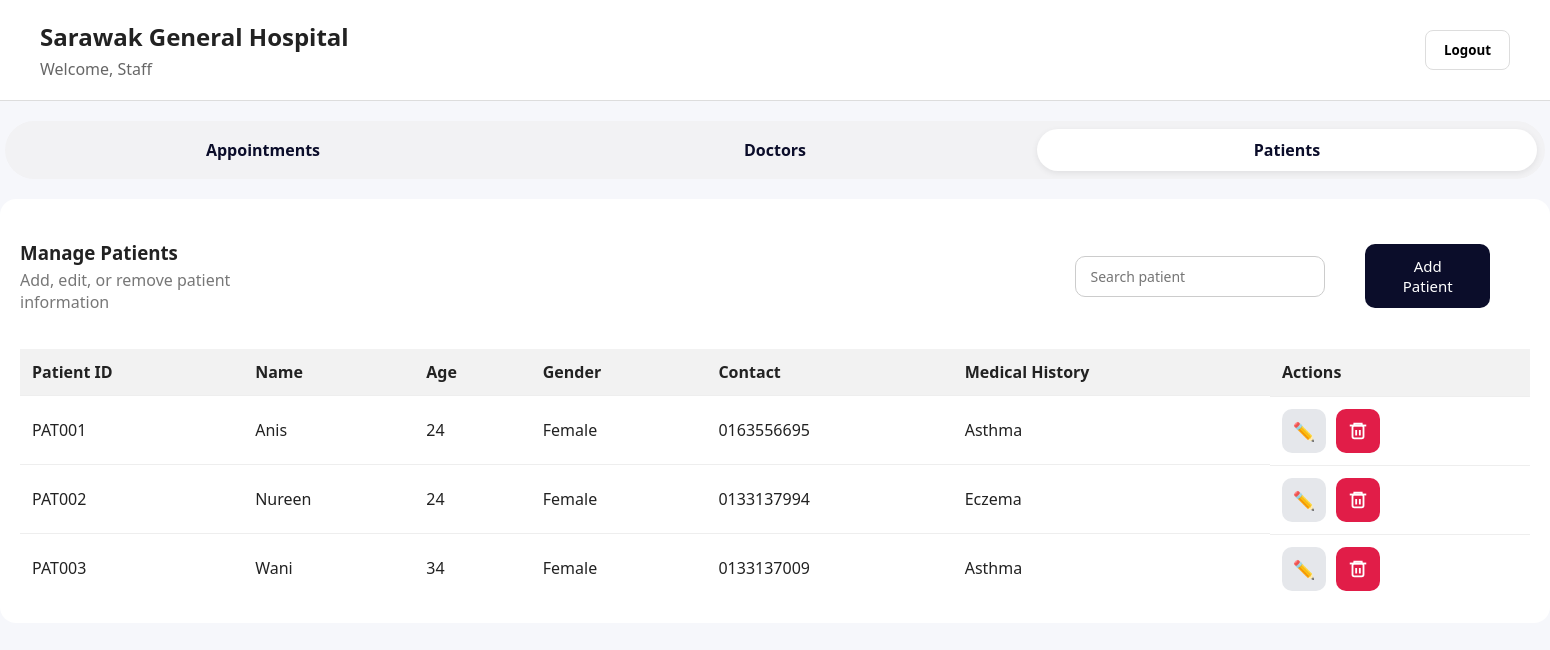
/appointment/managePatient.php, run on the app's committed database.
### tables this page shows
CREATE TABLE `patient` (
  `patientID` varchar(10) NOT NULL,
  `name` varchar(500) NOT NULL,
  `age` varchar(100) NOT NULL,
  `gender` varchar(40) NOT NULL,
  `contactNumber` varchar(50) NOT NULL,
  `medicalHistory` varchar(500) NOT NULL
);

### appointment/managePatient.php (the view, shortened to what this page needs)
<?php
include '../db/dbcon.php';
$patients = $conn->query("SELECT * FROM patient")->fetch_all(MYSQLI_ASSOC);
?>
<!DOCTYPE html>
    <head>
        <link rel="stylesheet" href="../css/patStyle.css"/>
    </head>
    <body>
        <div class = "header">
            <div>
                <h1>Sarawak General Hospital</h1>
                <p>Welcome, <?= htmlspecialchars($_SESSION['fullname'] ?? 'Staff'); ?></p>
            </div>
            <form method = "post" action = "../auth/logout.php">
                <button type = "Submit">Logout</button>
            </form>
        </div>
        <div class="topnav">
            <a href="manageAppointment.php">Appointments</a>
            <a href="manageDoctor.php">Doctors</a>
            <a class="active" href="managePatient.php">Patients</a>
        </div>
        <div class="cardheader">
            <div class="card-header">
                <div>
                    <h3>Manage Patients</h3>
                    <p>Add, edit, or remove patient information</p>
                </div>
                <div class="search-bar">
                    <input type="text" id="searchInput" placeholder="Search patient">
                </div>
                <div class = "button_add_ptn">
                    <button onclick = "formAddPtn()">Add Patient</button>
                </div>
            </div>
            <table class="patient-table">
                <thead>
                <tr>
                    <th>Patient ID</th>
                    <th>Name</th>
                    <th>Age</th>
                    <th>Gender</th>
                    <th>Contact</th>
                    <th>Medical History</th>
                    <th>Actions</th>
                </tr>
                </thead>
                <tbody>
                    <?php foreach ($patients as $p): ?>
                    <tr>
                        <td><?= $p['patientID'] ?></td>
                        <td><?= $p['name'] ?></td>
                        <td><?= $p['age'] ?></td>
                        <td><?= $p['gender'] ?></td>
                        <td><?= $p['contactNumber'] ?></td>
                        <td><?= $p['medicalHistory'] ?></td>
                        <td class="actions">
                            <button class="btn-edit"
                                onclick="openEditPtn(
                                    '<?= $p['patientID'] ?>',
                                    '<?= htmlspecialchars($p['name']) ?>',
                                    '<?= $p['age'] ?>',
                                    '<?= $p['gender'] ?>',
                                    '<?= htmlspecialchars($p['contactNumber']) ?>',
                                    '<?= htmlspecialchars($p['medicalHistory']) ?>'
                                )">
                                ✏️
                            </button>
                            <a href="managePatient.php?delete_patient=<?= $p['patientID'] ?>"
                            class="btn-delete" onclick="return confirm('Delete this patient?')" title="Delete Patient">
                                <svg width="22" height="22" viewBox="0 0 24 24" fill="none">
                                    <path d="M3 6h18" stroke="white" stroke-width="2"/>
                                    <path d="M8 6v-2h8v2" stroke="white" stroke-width="2"/>
                                    <rect x="6" y="6" width="12" height="14" rx="2" stroke="white" stroke-width="2"/>
                                    <path d="M10 11v6M14 11v6" stroke="white" stroke-width="2"/>
                                </svg>
                            </a>
                        </td>
                    </tr>
                    <?php endforeach; ?>
                </tbody>
            </table>
        </div>
    </body>
</html>

### css/patStyle.css (style rules this page uses)
* { margin: 0; padding: 0; box-sizing: border-box; font-family: "Segoe UI", sans-serif; }
body { background-color: #f6f7fb; color: #222; }
.header { display: flex; justify-content: space-between; align-items: center; padding: 20px 40px; background: white; border-bottom: 1px solid #ddd; }
.header h1 { font-size: 24px; font-weight: 700; }
.header p { color: #666; margin-top: 5px; }
.header button { padding: 10px 18px; border: 1px solid #ddd; background: white; border-radius: 8px; cursor: pointer; font-weight: 600; }
.search-bar { margin: 16px 0; margin-left: 50%; }
.search-bar input { width: 250px; padding: 10px 14px; border-radius: 10px; border: 1px solid #ccc; font-size: 14px; }
.topnav { display: flex; gap: 12px; background: #f2f2f4; padding: 8px; border-radius: 999px; width: fit-content; margin: 20px auto; }
.topnav a { display: flex; align-items: center; border: none; background: transparent; padding: 10px 20px; border-radius: 999px; font-weight: 600; cursor: pointer; text-decoration: none; color: #0b0d2a; width: 500px; justify-content: center; }
.topnav a.active { background: #fff; box-shadow: 0 2px 6px rgba(0,0,0,0.08); }
.cardheader { background: #fff; border-radius: 16px; padding: 20px; margin-top: 20px; height: auto; overflow: visible; }
.card-header { display: flex; justify-content: space-between; align-items: center; margin-bottom: 16px; }
.card-header h3 { margin: 0; }
.card-header p { margin: 4px 0 0; color: #777; }
.button_add_ptn { display: flex; justify-content: flex-end; padding: 25px 40px; }
.button_add_ptn button { background: #0b0d2a; color: white; border: none; padding: 12px 22px; border-radius: 10px; font-size: 15px; cursor: pointer; }
table { width: 100%; border-collapse: collapse; }
th { background: #f2f2f2; text-align: left; padding: 12px; }
td { padding: 12px; border-top: 1px solid #eee; }
.actions { display: flex; gap: 10px; align-items: center; }
.btn-edit { background: #e5e7eb; border: none; width: 44px; height: 44px; border-radius: 10px; cursor: pointer; font-size: 18px; }
.btn-delete { background: #e11d48; border: none; width: 44px; height: 44px; border-radius: 10px; display: flex; align-items: center; justify-content: center; cursor: pointer; }
.patient-table tbody tr { transition: background-color 0.2s ease, transform 0.15s ease; }

### data on the page
patient: patientID "PAT001", name "Anis", age "24", gender "Female", contactNumber "0163556695", medicalHistory "Asthma"
patient: patientID "PAT002", name "Nureen", age "24", gender "Female", contactNumber "0133137994", medicalHistory "Eczema"
patient: patientID "PAT003", name "Wani", age "34", gender "Female", contactNumber "0133137009", medicalHistory "Asthma"

### other printed values
$_SESSION['fullname'] "Staff"
